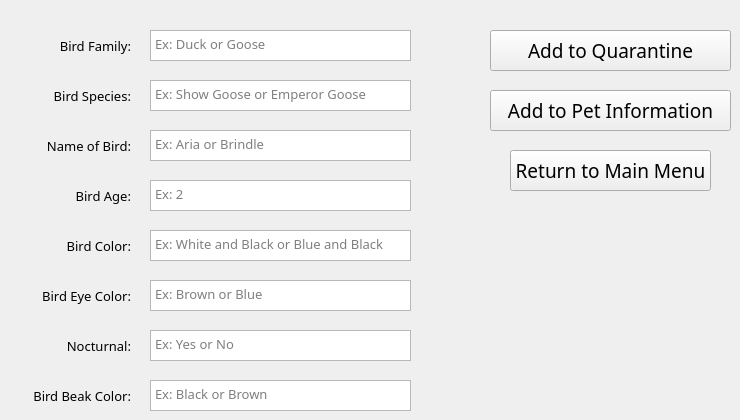
    <widget class="QWidget" name="addPetsBird">
     <widget class="QTextEdit" name="birdFamilyTextEdit">
      <property name="geometry">
       <rect>
        <x>150</x>
        <y>30</y>
        <width>261</width>
        <height>31</height>
       </rect>
      </property>
      <property name="font">
       <font>
        <family>Modern No. 20</family>
        <pointsize>10</pointsize>
       </font>
      </property>
      <property name="placeholderText">
       <string>Ex: Duck or Goose</string>
      </property>
     </widget>
     <widget class="QTextEdit" name="birdSpeciesTextEdit">
      <property name="geometry">
       <rect>
        <x>150</x>
        <y>80</y>
        <width>261</width>
        <height>31</height>
       </rect>
      </property>
      <property name="font">
       <font>
        <family>Modern No. 20</family>
        <pointsize>10</pointsize>
       </font>
      </property>
      <property name="placeholderText">
       <string>Ex: Show Goose or Emperor Goose</string>
      </property>
     </widget>
     <widget class="QTextEdit" name="birdNameTextEdit">
      <property name="geometry">
       <rect>
        <x>150</x>
        <y>130</y>
        <width>261</width>
        <height>31</height>
       </rect>
      </property>
      <property name="font">
       <font>
        <family>Modern No. 20</family>
        <pointsize>10</pointsize>
       </font>
      </property>
      <property name="placeholderText">
       <string>Ex: Aria or Brindle</string>
      </property>
     </widget>
     <widget class="QTextEdit" name="birdAgeTextEdit">
      <property name="geometry">
       <rect>
        <x>150</x>
        <y>180</y>
        <width>261</width>
        <height>31</height>
       </rect>
      </property>
      <property name="font">
       <font>
        <family>Modern No. 20</family>
        <pointsize>10</pointsize>
       </font>
      </property>
      <property name="placeholderText">
       <string>Ex: 2</string>
      </property>
     </widget>
     <widget class="QTextEdit" name="birdColorTextEdit">
      <property name="geometry">
       <rect>
        <x>150</x>
        <y>230</y>
        <width>261</width>
        <height>31</height>
       </rect>
      </property>
      <property name="font">
       <font>
        <family>Modern No. 20</family>
        <pointsize>10</pointsize>
       </font>
      </property>
      <property name="placeholderText">
       <string>Ex: White and Black or Blue and Black</string>
      </property>
     </widget>
     <widget class="QTextEdit" name="birdEyeColorTextEdit">
      <property name="geometry">
       <rect>
        <x>150</x>
        <y>280</y>
        <width>261</width>
        <height>31</height>
       </rect>
      </property>
      <property name="font">
       <font>
        <family>Modern No. 20</family>
        <pointsize>10</pointsize>
       </font>
      </property>
      <property name="placeholderText">
       <string>Ex: Brown or Blue</string>
      </property>
     </widget>
     <widget class="QTextEdit" name="birdNoctTextEdit">
      <property name="geometry">
       <rect>
        <x>150</x>
        <y>330</y>
        <width>261</width>
        <height>31</height>
       </rect>
      </property>
      <property name="font">
       <font>
        <family>Modern No. 20</family>
        <pointsize>10</pointsize>
       </font>
      </property>
      <property name="placeholderText">
       <string>Ex: Yes or No</string>
      </property>
     </widget>
     <widget class="QTextEdit" name="birdBeakColorTextEdit">
      <property name="geometry">
       <rect>
        <x>150</x>
        <y>380</y>
        <width>261</width>
        <height>31</height>
       </rect>
      </property>
      <property name="font">
       <font>
        <family>Modern No. 20</family>
        <pointsize>10</pointsize>
       </font>
      </property>
      <property name="placeholderText">
       <string>Ex: Black or Brown</string>
      </property>
     </widget>
     <widget class="QLabel" name="birdFamilyLabel">
      <property name="geometry">
       <rect>
        <x>10</x>
        <y>30</y>
        <width>121</width>
        <height>31</height>
       </rect>
      </property>
      <property name="font">
       <font>
        <family>Modern No. 20</family>
        <pointsize>10</pointsize>
       </font>
      </property>
      <property name="text">
       <string>Bird Family:</string>
      </property>
      <property name="alignment">
       <set>Qt::AlignRight|Qt::AlignTrailing|Qt::AlignVCenter</set>
      </property>
     </widget>
     <widget class="QLabel" name="birdSpeciesLabel">
      <property name="geometry">
       <rect>
        <x>10</x>
        <y>80</y>
        <width>121</width>
        <height>31</height>
       </rect>
      </property>
      <property name="font">
       <font>
        <family>Modern No. 20</family>
        <pointsize>10</pointsize>
       </font>
      </property>
      <property name="text">
       <string>Bird Species:</string>
      </property>
      <property name="alignment">
       <set>Qt::AlignRight|Qt::AlignTrailing|Qt::AlignVCenter</set>
      </property>
     </widget>
     <widget class="QLabel" name="birdNameLabel">
      <property name="geometry">
       <rect>
        <x>10</x>
        <y>130</y>
        <width>121</width>
        <height>31</height>
       </rect>
      </property>
      <property name="font">
       <font>
        <family>Modern No. 20</family>
        <pointsize>10</pointsize>
       </font>
      </property>
      <property name="text">
       <string>Name of Bird:</string>
      </property>
      <property name="alignment">
       <set>Qt::AlignRight|Qt::AlignTrailing|Qt::AlignVCenter</set>
      </property>
     </widget>
     <widget class="QLabel" name="birdAgeLabel">
      <property name="geometry">
       <rect>
        <x>10</x>
        <y>180</y>
        <width>121</width>
        <height>31</height>
       </rect>
      </property>
      <property name="font">
       <font>
        <family>Modern No. 20</family>
        <pointsize>10</pointsize>
       </font>
      </property>
      <property name="text">
       <string>Bird Age:</string>
      </property>
      <property name="alignment">
       <set>Qt::AlignRight|Qt::AlignTrailing|Qt::AlignVCenter</set>
      </property>
     </widget>
     <widget class="QLabel" name="birdColorLabel">
      <property name="geometry">
       <rect>
        <x>10</x>
        <y>230</y>
        <width>121</width>
        <height>31</height>
       </rect>
      </property>
      <property name="font">
       <font>
        <family>Modern No. 20</family>
        <pointsize>10</pointsize>
       </font>
      </property>
      <property name="text">
       <string>Bird Color:</string>
      </property>
      <property name="alignment">
       <set>Qt::AlignRight|Qt::AlignTrailing|Qt::AlignVCenter</set>
      </property>
     </widget>
     <widget class="QLabel" name="birdEyeColorLabel">
      <property name="geometry">
       <rect>
        <x>10</x>
        <y>280</y>
        <width>121</width>
        <height>31</height>
       </rect>
      </property>
      <property name="font">
       <font>
        <family>Modern No. 20</family>
        <pointsize>10</pointsize>
       </font>
      </property>
      <property name="text">
       <string>Bird Eye Color:</string>
      </property>
      <property name="alignment">
       <set>Qt::AlignRight|Qt::AlignTrailing|Qt::AlignVCenter</set>
      </property>
     </widget>
     <widget class="QLabel" name="birdNoctLabel">
      <property name="geometry">
       <rect>
        <x>10</x>
        <y>330</y>
        <width>121</width>
        <height>31</height>
       </rect>
      </property>
      <property name="font">
       <font>
        <family>Modern No. 20</family>
        <pointsize>10</pointsize>
       </font>
      </property>
      <property name="text">
       <string>Nocturnal:</string>
      </property>
      <property name="alignment">
       <set>Qt::AlignRight|Qt::AlignTrailing|Qt::AlignVCenter</set>
      </property>
     </widget>
     <widget class="QLabel" name="birdBeakColorLabel">
      <property name="geometry">
       <rect>
        <x>10</x>
        <y>380</y>
        <width>121</width>
        <height>31</height>
       </rect>
      </property>
      <property name="font">
       <font>
        <family>Modern No. 20</family>
        <pointsize>10</pointsize>
       </font>
      </property>
      <property name="text">
       <string>Bird Beak Color:</string>
      </property>
      <property name="alignment">
       <set>Qt::AlignRight|Qt::AlignTrailing|Qt::AlignVCenter</set>
      </property>
     </widget>
     <widget class="QPushButton" name="subBirdToQueBtn">
      <property name="geometry">
       <rect>
        <x>490</x>
        <y>30</y>
        <width>241</width>
        <height>41</height>
       </rect>
      </property>
      <property name="font">
       <font>
        <family>Modern No. 20</family>
        <pointsize>14</pointsize>
       </font>
      </property>
      <property name="text">
       <string>Add to Quarantine</string>
      </property>
     </widget>
     <widget class="QPushButton" name="subBirdToPiBtn">
      <property name="geometry">
       <rect>
        <x>490</x>
        <y>90</y>
        <width>241</width>
        <height>41</height>
       </rect>
      </property>
      <property name="font">
       <font>
        <family>Modern No. 20</family>
        <pointsize>14</pointsize>
       </font>
      </property>
      <property name="text">
       <string>Add to Pet Information</string>
      </property>
     </widget>
     <widget class="QPushButton" name="birdReturnBtn">
      <property name="geometry">
       <rect>
        <x>510</x>
        <y>150</y>
        <width>201</width>
        <height>41</height>
       </rect>
      </property>
      <property name="font">
       <font>
        <family>Modern No. 20</family>
        <pointsize>14</pointsize>
       </font>
      </property>
      <property name="text">
       <string>Return to Main Menu</string>
      </property>
     </widget>
    </widget>
